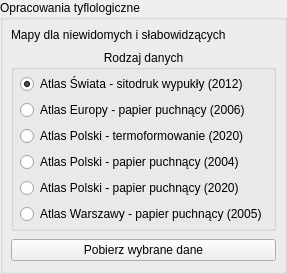
         <widget class="QgsCollapsibleGroupBox" name="tyflologiczne_groupBox">
          <property name="toolTip">
           <string />
          </property>
          <property name="title">
           <string>Opracowania tyflologiczne</string>
          </property>
          <property name="collapsed">
           <bool>true</bool>
          </property>
          <property name="saveCollapsedState">
           <bool>false</bool>
          </property>
          <layout class="QVBoxLayout" name="verticalLayout_12">
           <property name="leftMargin">
            <number>8</number>
           </property>
           <property name="topMargin">
            <number>8</number>
           </property>
           <property name="rightMargin">
            <number>8</number>
           </property>
           <property name="bottomMargin">
            <number>10</number>
           </property>
           <property name="spacing">
            <number>8</number>
           </property>
           <item>
            <widget class="QLabel" name="label_52">
             <property name="text">
              <string>Mapy dla niewidomych i słabowidzących</string>
             </property>
             <property name="role" stdset="0">
              <string notr="true">hint</string>
             </property>
             <property name="wordWrap">
              <bool>true</bool>
             </property>
            </widget>
           </item>
           <item>
            <widget class="QGroupBox" name="verticalGroupBox_2">
             <property name="mouseTracking">
              <bool>true</bool>
             </property>
             <property name="focusPolicy">
              <enum>Qt::NoFocus</enum>
             </property>
             <property name="title">
              <string>Rodzaj danych</string>
             </property>
             <property name="alignment">
              <set>Qt::AlignHCenter|Qt::AlignTop</set>
             </property>
             <property name="checkable">
              <bool>false</bool>
             </property>
             <layout class="QVBoxLayout" name="verticalLayout_17">
              <property name="leftMargin">
               <number>6</number>
              </property>
              <property name="topMargin">
               <number>4</number>
              </property>
              <property name="rightMargin">
               <number>6</number>
              </property>
              <property name="bottomMargin">
               <number>4</number>
              </property>
              <item>
               <widget class="QRadioButton" name="radioButton_atlas_swiata">
                <property name="enabled">
                 <bool>true</bool>
                </property>
                <property name="acceptDrops">
                 <bool>false</bool>
                </property>
                <property name="text">
                 <string>Atlas Świata - sitodruk wypukły (2012)</string>
                </property>
                <property name="checkable">
                 <bool>true</bool>
                </property>
                <property name="checked">
                 <bool>true</bool>
                </property>
               </widget>
              </item>
              <item>
               <widget class="QRadioButton" name="radioButton_atlas_europa">
                <property name="text">
                 <string>Atlas Europy - papier puchnący (2006)</string>
                </property>
                <property name="checked">
                 <bool>false</bool>
                </property>
               </widget>
              </item>
              <item>
               <widget class="QRadioButton" name="radioButton_atlas_polska_1">
                <property name="text">
                 <string>Atlas Polski - termoformowanie (2020)</string>
                </property>
               </widget>
              </item>
              <item>
               <widget class="QRadioButton" name="radioButton_atlas_polska_2">
                <property name="text">
                 <string>Atlas Polski - papier puchnący (2004)</string>
                </property>
               </widget>
              </item>
              <item>
               <widget class="QRadioButton" name="radioButton_atlas_polska_3">
                <property name="text">
                 <string>Atlas Polski - papier puchnący (2020)</string>
                </property>
               </widget>
              </item>
              <item>
               <widget class="QRadioButton" name="radioButton_atlas_warszawa">
                <property name="text">
                 <string>Atlas Warszawy - papier puchnący (2005)</string>
                </property>
               </widget>
              </item>
             </layout>
            </widget>
           </item>
           <item>
            <widget class="QPushButton" name="tyflologiczne_selected_btn">
             <property name="text">
              <string>Pobierz wybrane dane</string>
             </property>
             <property name="cursor">
              <cursorShape>PointingHandCursor</cursorShape>
             </property>
             <property name="icon">
              <iconset>
               <normaloff>../images/download.svg</normaloff>../images/download.svg</iconset>
             </property>
             <property name="role" stdset="0">
              <string notr="true">primary</string>
             </property>
            </widget>
           </item>
          </layout>
         </widget>
